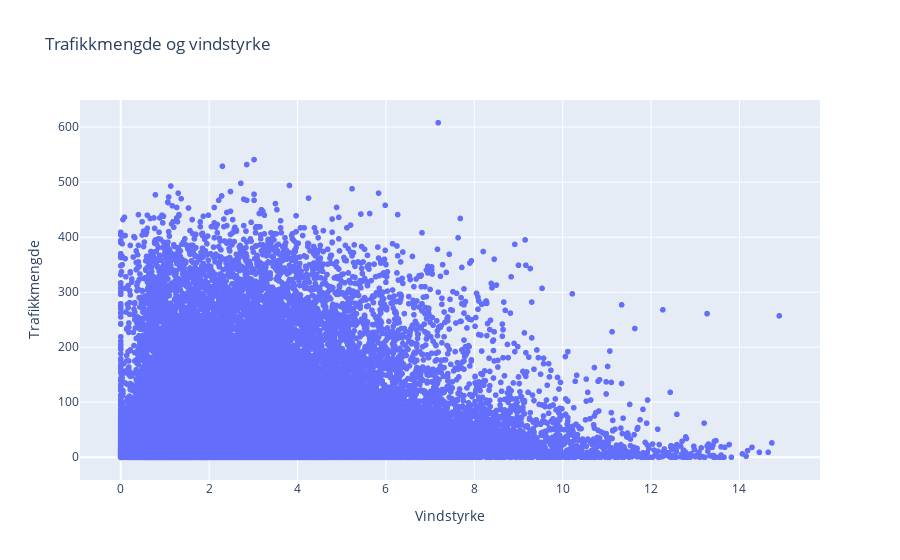

Notebook cell for this chart:
### Markdown cell above
Her har vi en grei visualisering av korrelasjon mellom temparatur og antall sykler. Denne grafen tar gjennomsnittet av trafikkmengden på en gitt temperatur i hele datasettet. Det var rundt 3000 forskjellige målte temperaturer, så jeg konverterte til int og hadde gjennomsnittet for hver hel grad i ceclius. Når jeg først prøvde å visualisere temperaturen, så brukte plotly express automatisk sum i stedet for mean. Da ble det rundt 10-12 grader som hadde mest trafikk, men det er jo fordi det er en mye vanligere temperatur i Norge, og det maler et feil bilde. Her ser vi tydelig at hvor varmere det er, jo flere folk sykler (ca). Det er litt svingninger men generelt kan vi si det.

### Code cell
fig = px.scatter(test_kopi, x= 'Vindstyrke', y = 'Trafikkmengde', title= 'Trafikkmengde og vindstyrke')
fig.show()

### Figure 1 — Plotly figure (JSON) as saved in the notebook; plotly's stock layout.template omitted (floating-point values rounded to 4 significant figures; data arrays with more than 128 entries replaced by an {"elided": "..."} marker saying what was removed)
{"data": [{"hovertemplate": "Vindstyrke=%{x}<br>Trafikkmengde=%{y}<extra></extra>", "legendgroup": "", "marker": {"color": "#636efa", "symbol": "circle"}, "mode": "markers", "name": "", "showlegend": false, "type": "scattergl", "x": {"elided": "64838 float values"}, "xaxis": "x", "y": {"elided": "64838 int values"}, "yaxis": "y"}], "layout": {"legend": {"tracegroupgap": 0}, "title": {"text": "Trafikkmengde og vindstyrke"}, "xaxis": {"anchor": "y", "domain": [0, 1], "title": {"text": "Vindstyrke"}}, "yaxis": {"anchor": "x", "domain": [0, 1], "title": {"text": "Trafikkmengde"}}}}
